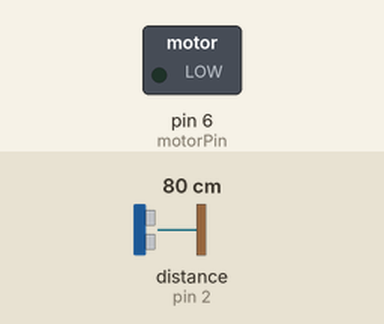
This sketch was run on a simulated Arduino Uno, built with avr-gcc and run on an emulated ATmega328P. Parts: switched loads named in the sketch (green lamp = pin HIGH). Wiring (inferred from the names in the program): ultrasonic range finder: trigger pin 2; echo pin 2. The test bench sets the inputs (shaded band); at power-on: distance to the obstacle (sensor on pin 2) 80 cm. The echo pulse lasts 58.3 µs per cm.

Above: at 1.2 s.
1.3 s: distance to the obstacle (sensor on pin 2) set to 11 cm
2.8 s: distance to the obstacle (sensor on pin 2) set to 8 cm
At 3.7 s:
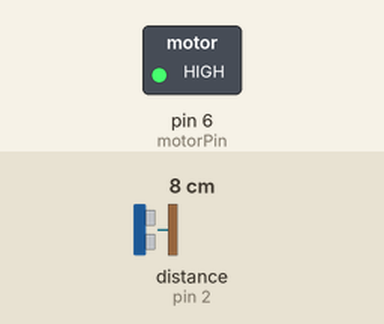
4.3 s: distance to the obstacle (sensor on pin 2) set to 18 cm
At 5.5 s:
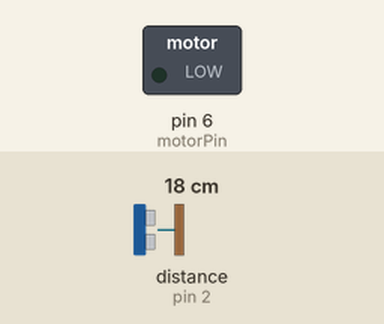
5.8 s: distance to the obstacle (sensor on pin 2) set to 2 cm
At 6.5 s:
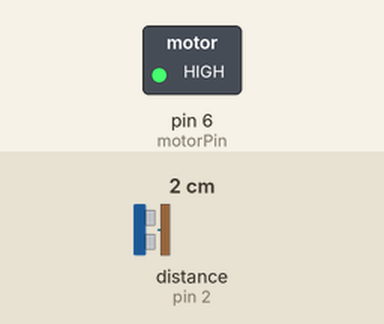
Timing chart, 0 to 8.3 s (numbered marks = the images above; inputs shaded):
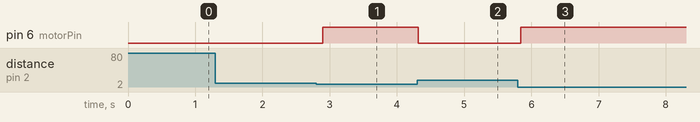

Measured:
- the behaviour switches between 10 and 9 cm on distance to the obstacle (sensor on pin 2) (found by bisection; images 0 and 1)
- after the input at 1.3 s, every drawn part: stays the same
- after the input at 2.8 s, pin 6 (motorPin): LOW → HIGH after 0.10 s
- after the input at 4.3 s, pin 6 (motorPin): HIGH → LOW at once
- after the input at 5.8 s, pin 6 (motorPin): LOW → HIGH at once

The sketch:

stalkerGuard.ino
```cpp
// stalkerGuard

const int pingPin = 2;
const int motorPin = 6;
long int duration, distanceInches, distanceCm;
int limitCm = 10;

void setup()
{
 pinMode(motorPin,OUTPUT);
}

void loop()
{
 pinMode(pingPin,OUTPUT);
 digitalWrite(pingPin,LOW);
 delayMicroseconds(2);
 digitalWrite(pingPin,HIGH);
 delayMicroseconds(6);
 digitalWrite(pingPin,LOW);

 pinMode(pingPin,INPUT);
 duration = pulseIn(pingPin,HIGH);

 distanceInches = microsecondsToInches(duration);
 distanceCm = microsecondsToCentimeters(duration);

 checkLimit();
 delay(100);
}

void checkLimit()
{
 if (distanceCm < limitCm)
 {
  digitalWrite(motorPin,HIGH);
 }
 else
 {
  digitalWrite(motorPin,LOW);
 }
}

long microsecondsToInches(long microseconds)
{
 return microseconds / 74 / 2;
}

long microsecondsToCentimeters(long microseconds)
{
 return microseconds / 29 / 2;
}
```
